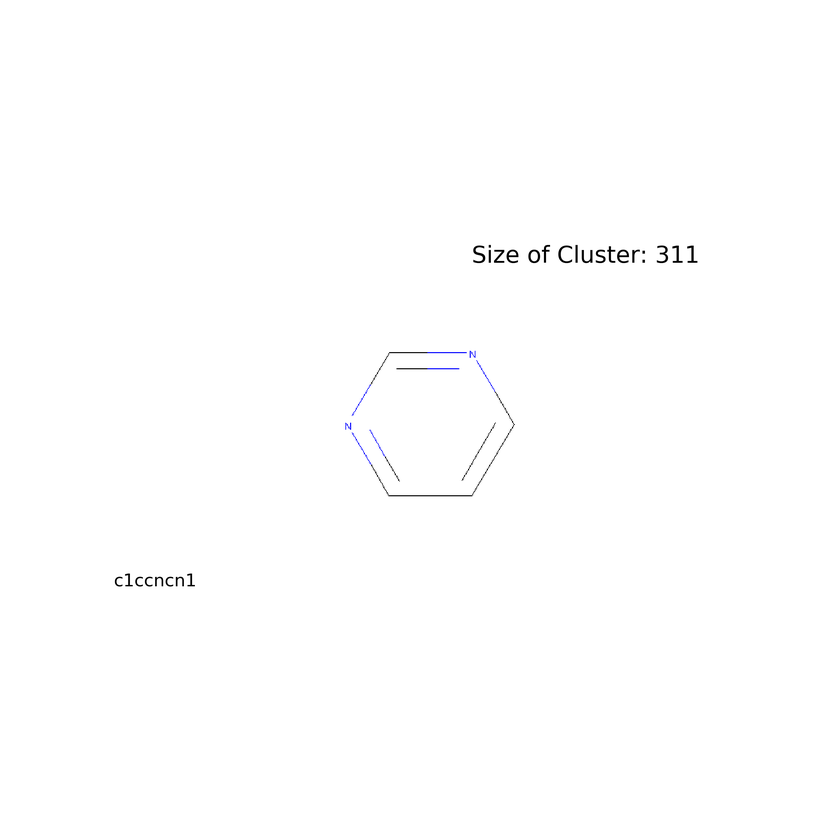
#> input picture example/example_tiled/0_fig.png, 840 x 840 px, shrunk from 2500 x 2500 before the run; its folder holds 4 pictures in this run
$ python make_another_out.py
#> lines starting #> are read from the running program, lines starting #| are printed output that depends on the picture
import matplotlib.pyplot as plt
import glob,os

class tiled:
    def __init__(self,fPath):
        try:
            self.f_list = sorted(glob.glob(fPath + "/*.png"))
        except:
            self.f_list = sorted(glob.glob(fPath + "/*.jpg"))
    def divide_list(self,n):
        li = self.f_list
        if n == 0: num = 1
        else: num = n

        for i in range(0,len(li),num): yield li[i:i+num]
    def make_tild_pic(self,a,b,fname,fPath):
#> called with a = 5, b = 5, fname = 'test', fPath = '../outputs'
        tf_list = list(self.divide_list(int(a)*int(b)))
        alp = 0
        for t in tf_list:
            alp += 1
            rows = int(a)
            cols = int(b)

            fig = plt.figure(figsize=(rows * 6, cols * 6), constrained_layout=True)
            i = 1
            for f in t:
                img = plt.imread(f)
#> img is the input picture: shape (840, 840, 4) float32; mean R, G, B, A 0.997, 0.997, 0.998, 1
                ax = fig.add_subplot(rows,cols,i)
                ax.imshow(img)
                ax.set_xticks([]),ax.set_yticks([])
                ax.axis("off")
                i += 1

            plt.tight_layout()
            plt.subplots_adjust(wspace=-.2,hspace=-.5)
            plt.savefig(fPath + "/" + str(alp).rjust(3,"0") + "_" + fname + ".tiled.png")
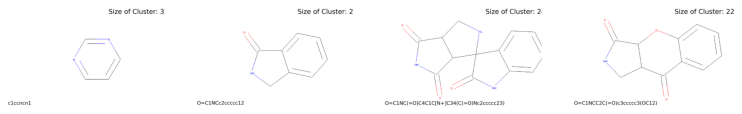
#> figure drawn by matplotlib, 4 panels
            plt.close()
if __name__== "__main__":
    p = tiled("../example/example_tiled/")
    p.make_tild_pic(5,5,"test","../outputs")
